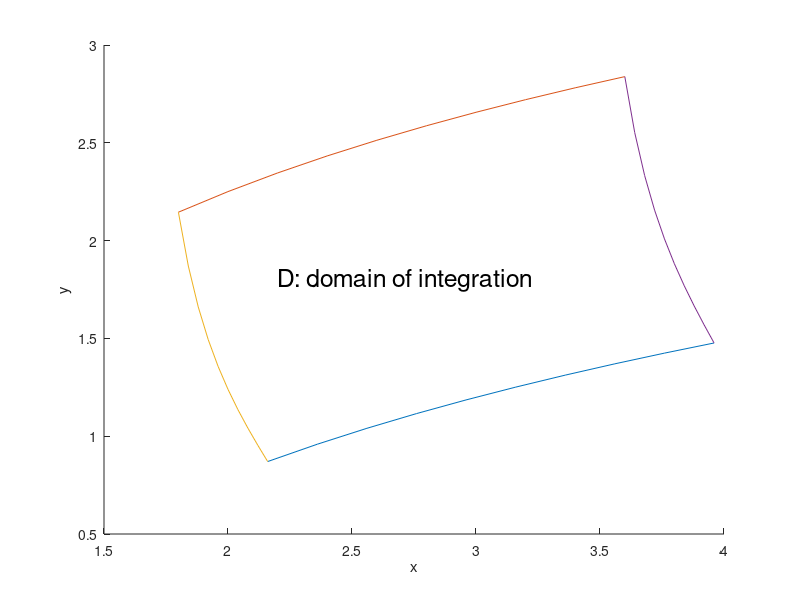

MATLAB code to generate this figure:
% f5_11 
% Copyright S. Nakamura, 1995
set(gcf, 'NumberTitle','off','Name', 'Figure 5.11')

clear, clf, hold off
x= 1:0.1:5;
k = 1:10;
m = 1:10;
x=k/10;
hold on
for m=1:9:10
x=2*(k/10 - m/50) + 2;

y = log(x) + tan(m/10);
plot(x,y)

end

for k=1:9:10
 m=1:10;
%x=k/10 - m/50 + 2;
x=2*(k/10 - m/50) + 2;

y = log(x) + tan(m/10);
plot(x,y)

end
axis([1.5 4, 0.5,3])

%m=1; k=1
%x=2*(k/10 - m/50) + 2;
%y = log(x) + tan(m/10);
%plot(x,y,'o')
%text(x-0.1,y-0.1,'(1,1)')
% 
%m=1; k=7
%x=2*(k/10 - m/50) + 2;
%y = log(x) + tan(m/10);
%plot(x,y,'o')
%text(x-0.1,y-0.1,'(i,1)')
%
%m=6; k=7
%x=2*(k/10 - m/50) + 2;
%y = log(x) + tan(m/10);
%plot(x,y,'o')
%text(x-0.1,y-0.1,'(i,j)')
%
%m=6; k=1
%x=2*(k/10 - m/50) + 2;
%y = log(x) + tan(m/10);
%plot(x,y,'o')
%text(x-0.1,y-0.1,'(1,j)')


%plot([1.5 2], [0.5, 0.5])
%text(2.1,0.5,'x')
%
%plot([1.5, 1.5], [0.5, 1])
%text(1.5,1.2, 'y')

%axis('off')

xlabel('x'), ylabel('y')
text(2.2,1.8,'D: domain of integration','FontSize',[18])
%print fig5_11.ps
